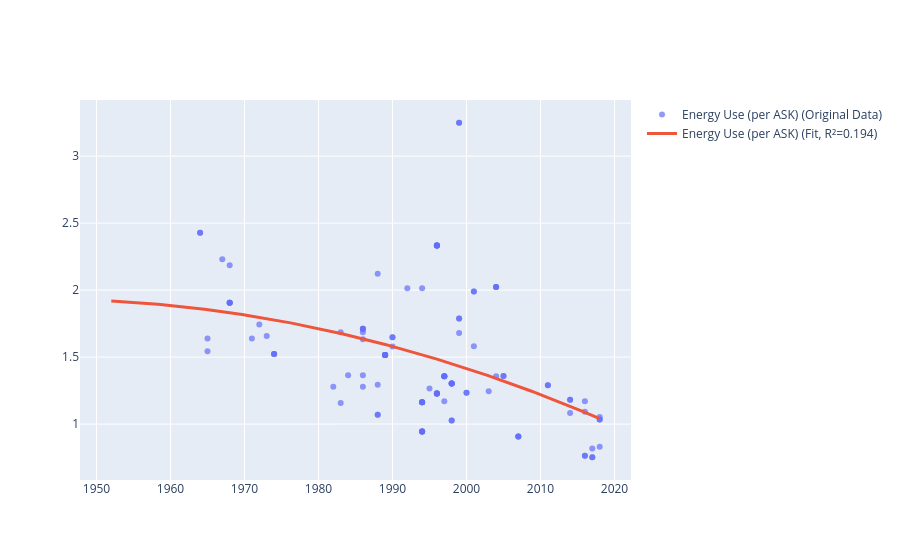

The code cell stored with this chart in its notebook:
### Code cell
_compute_polynomials_from_dataframe(
    df=df_with_dot,
    col_name_x='YOI',
    list_col_names_y=['Energy Use (per ASK)'],
    degree=2,
    plot=True
)

### Figure 1 — Plotly figure (JSON) as saved in the notebook; plotly's stock layout.template omitted (floating-point values rounded to 4 significant figures; data arrays with more than 128 entries replaced by an {"elided": "..."} marker saying what was removed)
{"data": [{"marker": {"opacity": 0.7}, "mode": "markers", "name": "Energy Use (per ASK) (Original Data)", "type": "scatter", "x": {"elided": "129 float values"}, "y": {"elided": "129 float values"}}, {"line": {"width": 3}, "mode": "lines", "name": "Energy Use (per ASK) (Fit, R²=0.194)", "type": "scatter", "x": {"elided": "200 float values"}, "y": {"elided": "200 float values"}}], "layout": {}}
